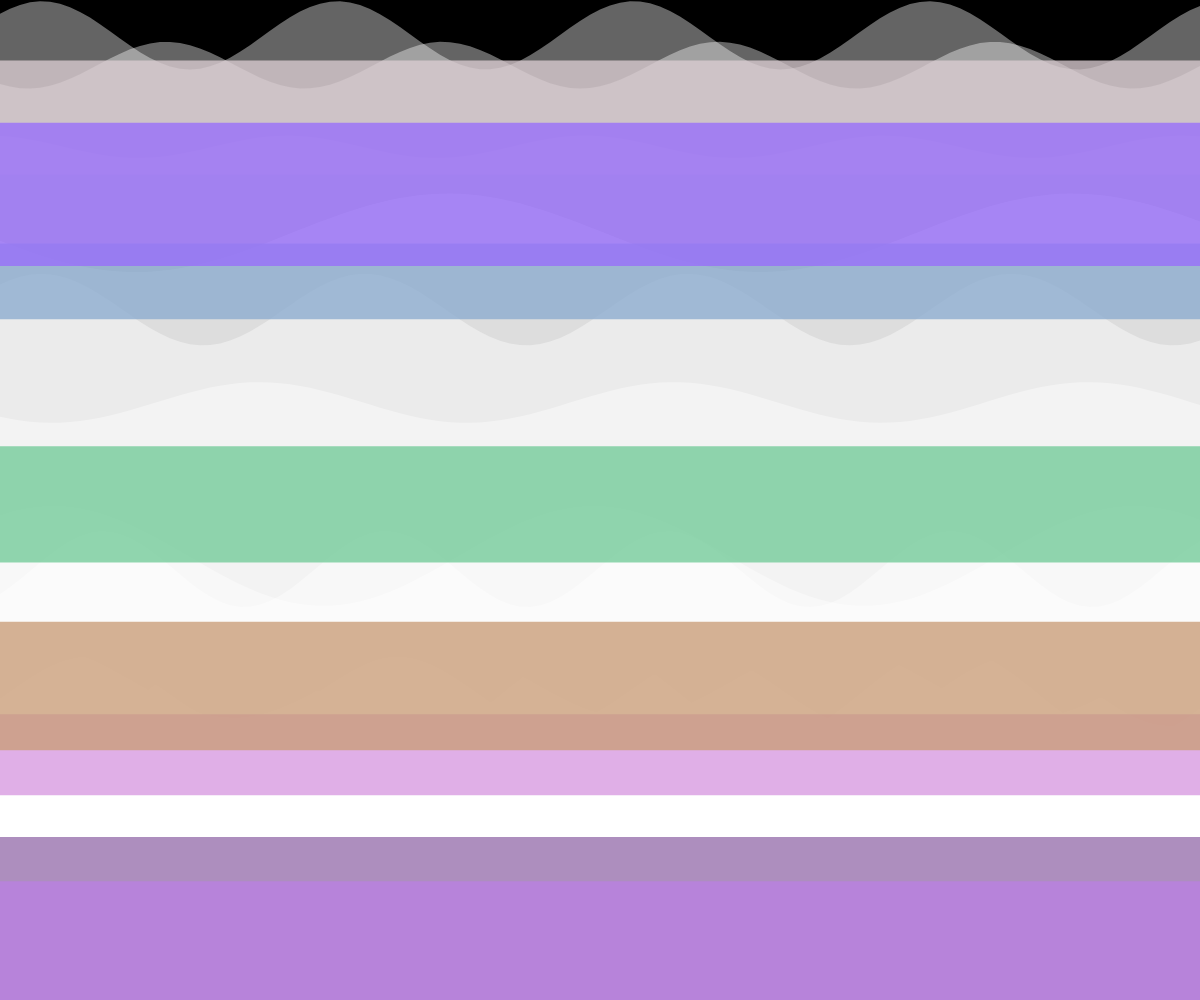
Frame 1 (no input)
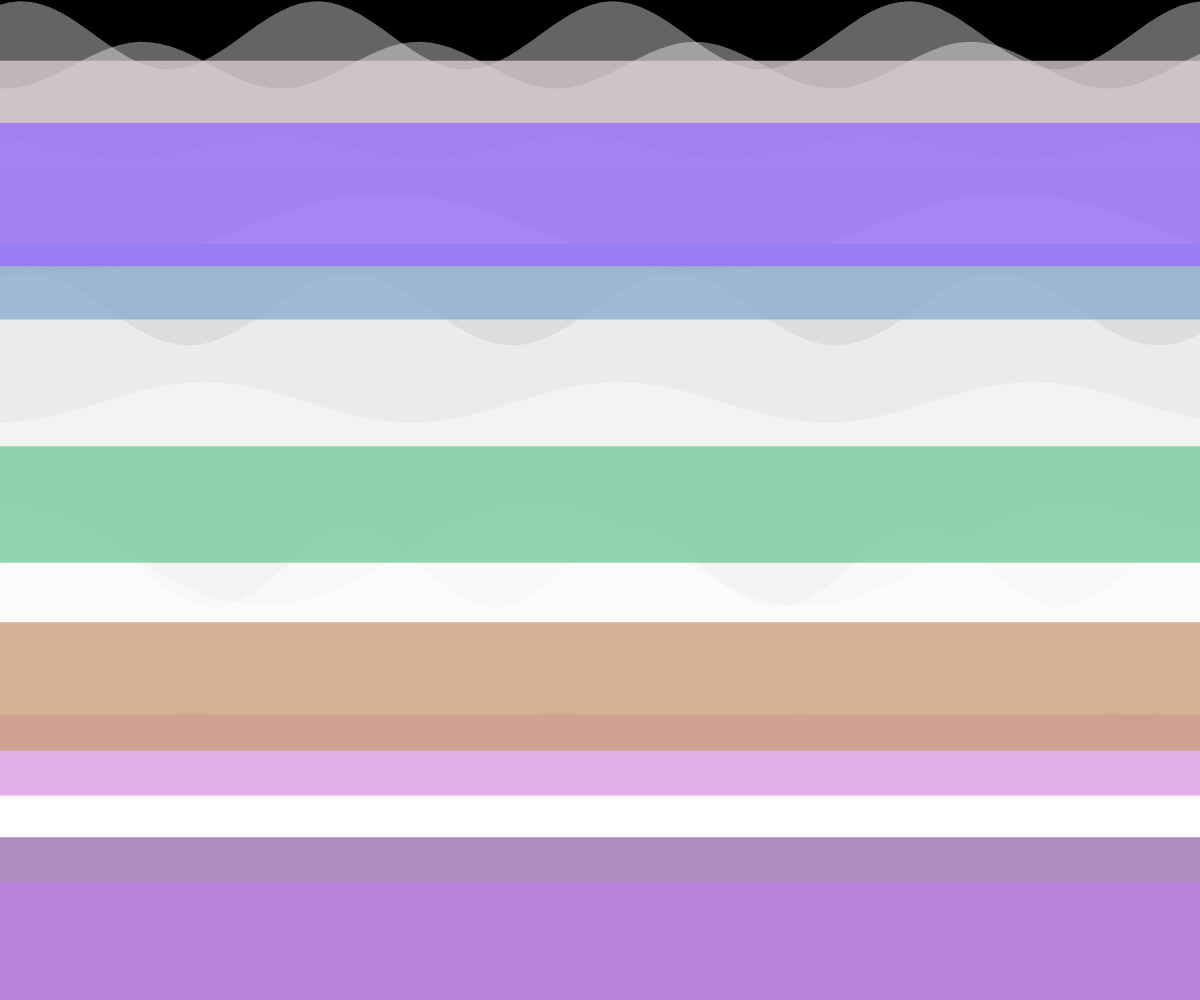
Frame 60 (no input)
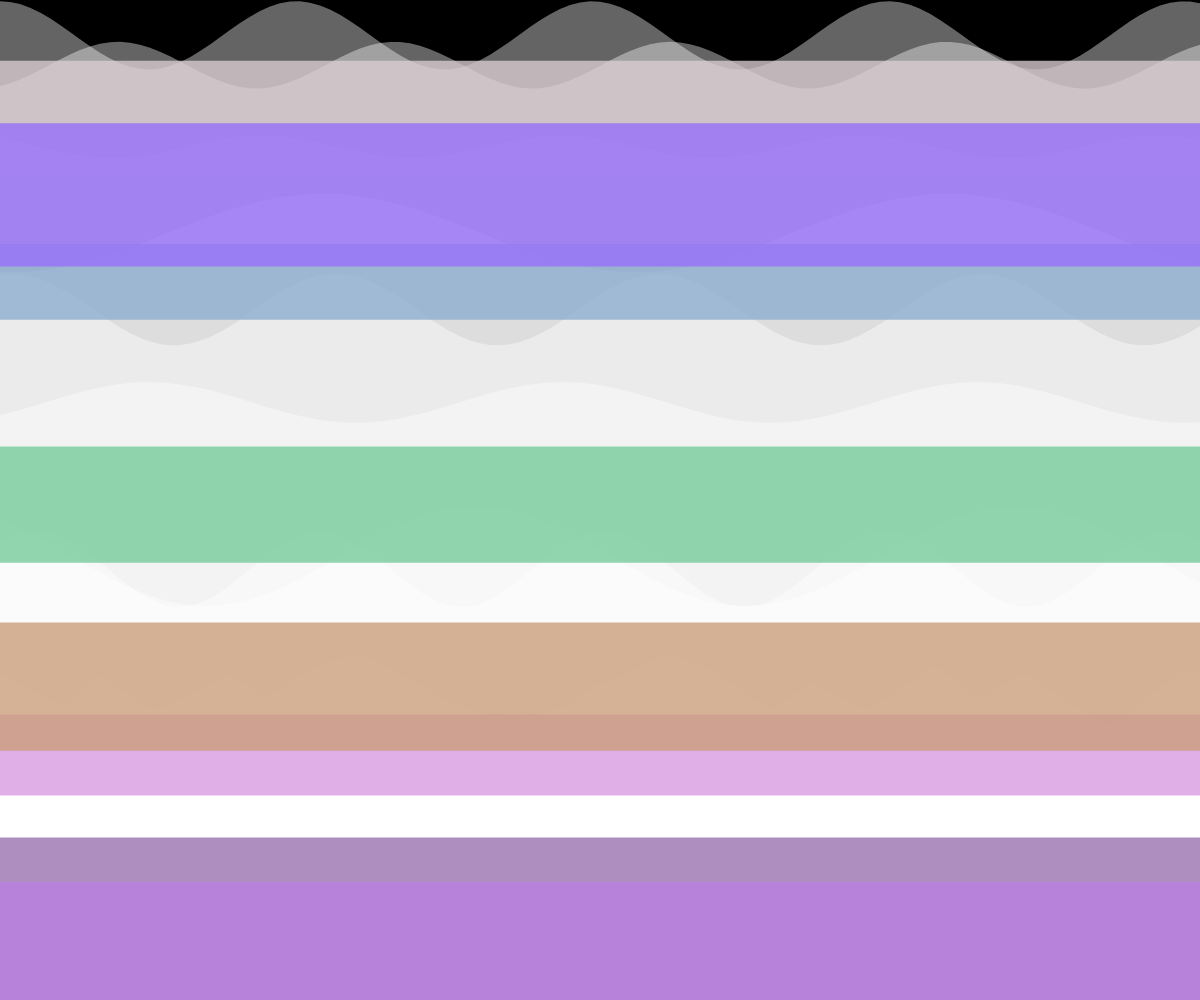
Frame 120 (the mouse pressed at the canvas centre since frame 60)

The p5.js sketch that drew these frames (run headless with seeded random() and noise() and a simulated clock; from frame 60 on, the mouse is pressed at the canvas centre):

// p5.js sketch
// ── sketch.js
let planes = [];
let waves = [];

function setup() {
  createCanvas(windowWidth, windowHeight);
  noStroke();
  
  // Create overlapping planes with rich colors
  for (let i = 0; i < 8; i++) {
    planes.push({
      y: random(height),
      height: random(50, 200),
      color: color(random(100, 255), random(100, 255), random(100, 255), 200),
      speed: random(0.001, 0.005)
    });
  }
  
  // Initialize wave patterns
  for (let i = 0; i < 20; i++) {
    waves.push({
      y: random(height),
      amplitude: random(10, 50),
      frequency: random(0.01, 0.03),
      speed: random(0.002, 0.008),
      phase: random(TWO_PI)
    });
  }
}

function draw() {
  background(0);
  
  // Update and draw waves
  for (let i = 0; i < waves.length; i++) {
    let wave = waves[i];
    wave.phase += wave.speed;
    
    // Draw wave as a series of horizontal bands
    fill(wave.color || 255, 100);
    noStroke();
    
    beginShape();
    for (let x = 0; x <= width; x += 10) {
      let y = wave.y + sin(frameCount * wave.speed + x * wave.frequency + wave.phase) * wave.amplitude;
      vertex(x, y);
    }
    vertex(width, height);
    vertex(0, height);
    endShape(CLOSE);
  }
  
  // Draw colored planes
  for (let i = 0; i < planes.length; i++) {
    let plane = planes[i];
    plane.y += plane.speed;
    
    // Reset plane if it goes off screen
    if (plane.y > height + plane.height) {
      plane.y = -plane.height;
    }
    
    fill(plane.color);
    rect(0, plane.y, width, plane.height);
  }
}

function windowResized() {
  resizeCanvas(windowWidth, windowHeight);
}
